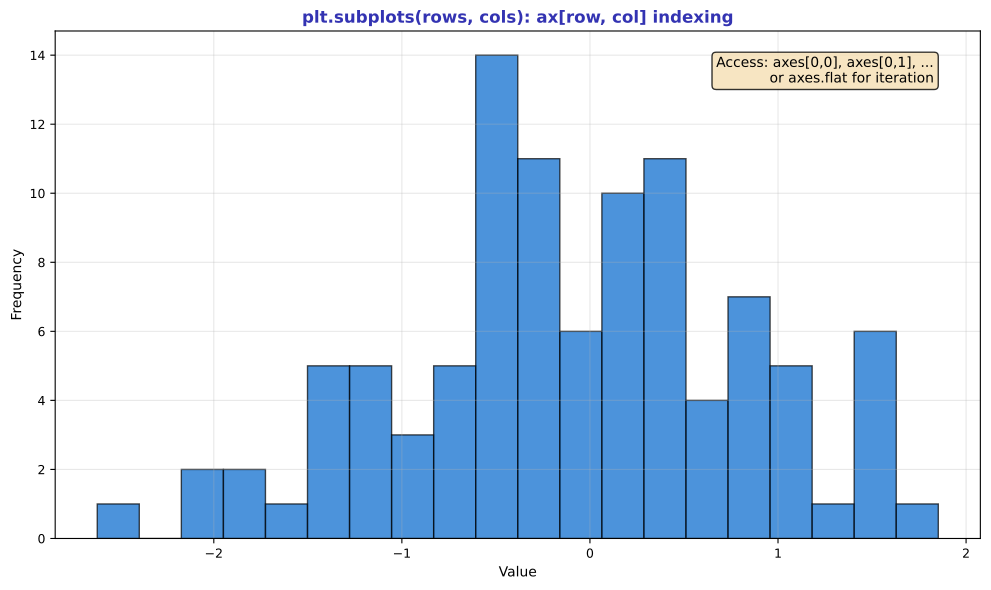

Source code (Python):
"""plt.subplots Iteration - Accessing axes by index"""
import matplotlib.pyplot as plt
import numpy as np
from pathlib import Path

plt.rcParams.update({
    'font.size': 10, 'axes.labelsize': 10, 'axes.titlesize': 11,
    'xtick.labelsize': 9, 'ytick.labelsize': 9, 'legend.fontsize': 9,
    'figure.figsize': (10, 6), 'figure.dpi': 150
})

MLPURPLE = '#3333B2'
MLBLUE = '#0066CC'

np.random.seed(42)

fig, ax = plt.subplots(figsize=(10, 6))

data = np.random.randn(100)
ax.hist(data, bins=20, color=MLBLUE, alpha=0.7, edgecolor='black')
ax.set_title('plt.subplots(rows, cols): ax[row, col] indexing', fontsize=12, fontweight='bold', color=MLPURPLE)
ax.set_xlabel('Value', fontsize=10)
ax.set_ylabel('Frequency', fontsize=10)
ax.grid(alpha=0.3)

# Add annotation explaining the pattern
ax.text(0.95, 0.95, 'Access: axes[0,0], axes[0,1], ...\nor axes.flat for iteration',
        transform=ax.transAxes, fontsize=10, va='top', ha='right',
        bbox=dict(boxstyle='round', facecolor='wheat', alpha=0.8))

plt.tight_layout()
plt.savefig(Path(__file__).parent / 'chart.pdf', dpi=300, bbox_inches='tight')
plt.close()
